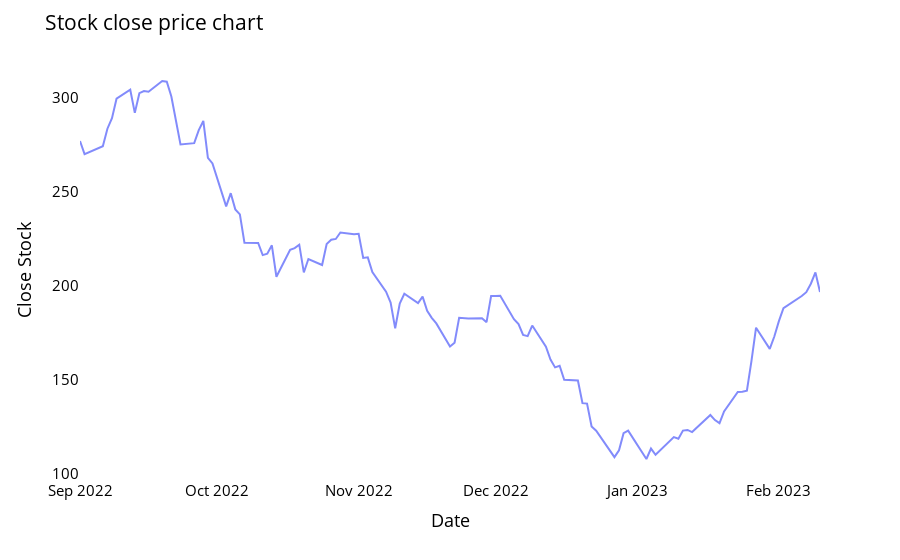

Here is the notebook cell this chart was saved with:
### Code cell
# Plotting close price stock :
fig = px.line(closedf, x=closedf.date, y=closedf.close,labels={'date':'Date','close':'Close Stock'})
fig.update_traces(marker_line_width=2, opacity=0.8)
fig.update_layout(title_text='Stock close price chart', plot_bgcolor='white', font_size=15, font_color='black')
fig.update_xaxes(showgrid=False)
fig.update_yaxes(showgrid=False)
fig.show()
